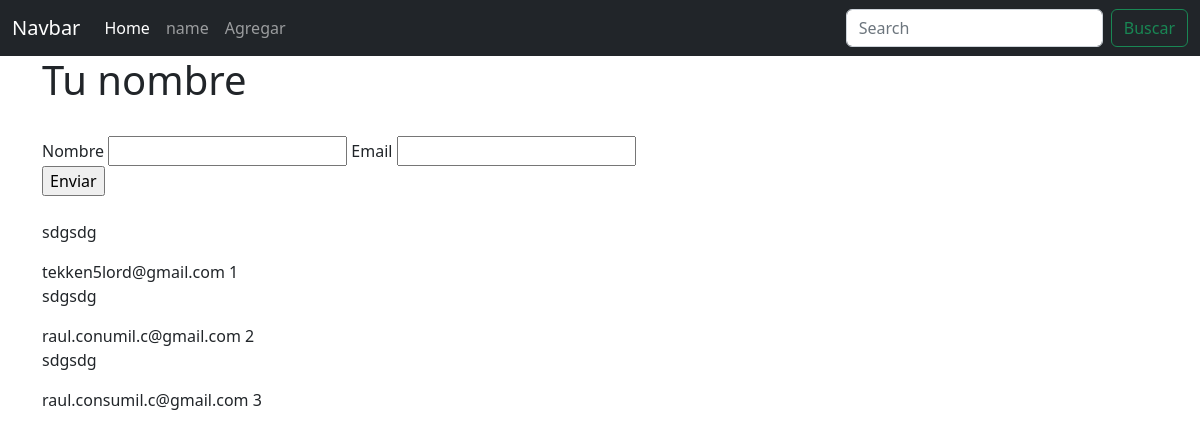
The page /user/add on the database as committed earlier.
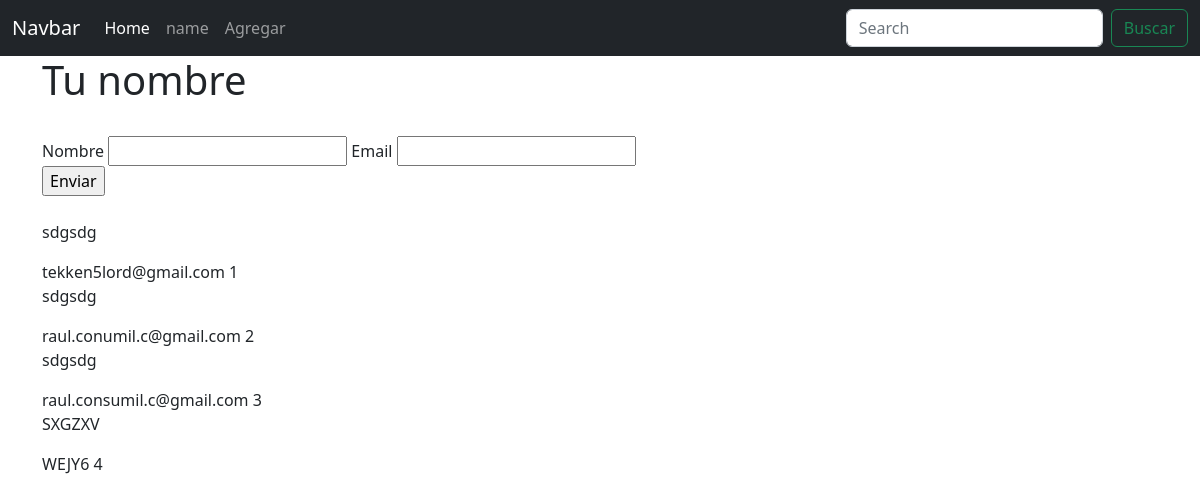
The same page on the database as committed later.
### main.py (models this page shows)
class Users(db.Model):
    id = db.Column(db.Integer, primary_key=True)
    name = db.Column(db.String(200), nullable=False)
    email = db.Column(db.String(120), nullable=False, unique=True)
    date_added = db.Column(db.DateTime, default=datetime.utcnow)

### main.py (the view, shortened to what this page needs)
@app.route('/user/add', methods=['GET', 'POST'])
def add_user():
    name = None
    form = UserForm()
    flash(f"Creaste el usuario { name }")
    our_users = Users.query.order_by(Users.date_added)
    return render_template('user_add.html', form=form, name=name, our_users=our_users)

### main.py
class UserForm(FlaskForm):
    name = StringField("Nombre", validators=[DataRequired()])
    email = StringField('Email', validators=[DataRequired()])
    submit = SubmitField("Enviar")

### templates/user_add.html (shortened to what this page needs)
{% extends 'base.html' %}
{% block content %}
<h1>Tu nombre</h1>
        <br>
        <form method="POST">
            {{ form.name.label }}
            {{ form.name() }}
            {{ form.email.label }}
            {{ form.email() }}
            <br>
            {{ form.submit() }}
        </form>
        <br>
        {% for our_user in our_users %}
        <p>
            {{ our_user.name }}
        </p>
            {{ our_user.email }}
            {{ our_user.id }}
        {% endfor %}
{% endblock content %}

### templates/base.html (shortened to what this page needs)
<!DOCTYPE html>
<html lang="en">
<head>
    <link href="https://cdn.jsdelivr.net/npm/bootstrap@5.2.2/dist/css/bootstrap.min.css" rel="stylesheet">
    <link rel="stylesheet" href="{{ url_for('static', filename = 'css/style.css') }}">
</head>
<body>
    {% include 'navbar.html' %}
    <div class="container">
        {% block content %}
        {% endblock %}
    </div>
</body>
</html>

### templates/navbar.html (shortened to what this page needs)
<nav class="navbar navbar-expand-lg navbar-dark bg-dark">
    <div class="container-fluid">
      <a class="navbar-brand" href="#">Navbar</a>
      <div class="collapse navbar-collapse" id="navbarSupportedContent">
        <ul class="navbar-nav me-auto mb-2 mb-lg-0">
          <li class="nav-item">
            <a class="nav-link active" aria-current="page" href="#">Home</a>
          </li>
          <li class="nav-item">
            <a class="nav-link" href="{{ url_for('name') }}">name</a>
          </li>
          <li class="nav-item">
            <a class="nav-link" href="{{ url_for('add_user') }}">Agregar</a>
          </li>
        </ul>
        <form class="d-flex" role="search">
          <input class="form-control me-2" type="search" placeholder="Search" aria-label="Search">
          <button class="btn btn-outline-success" type="submit">Buscar</button>
        </form>
      </div>
    </div>
  </nav>

Rows that differ between the two databases and show on the page:
added Users: name "SXGZXV", email "WEJY6", id "4"
